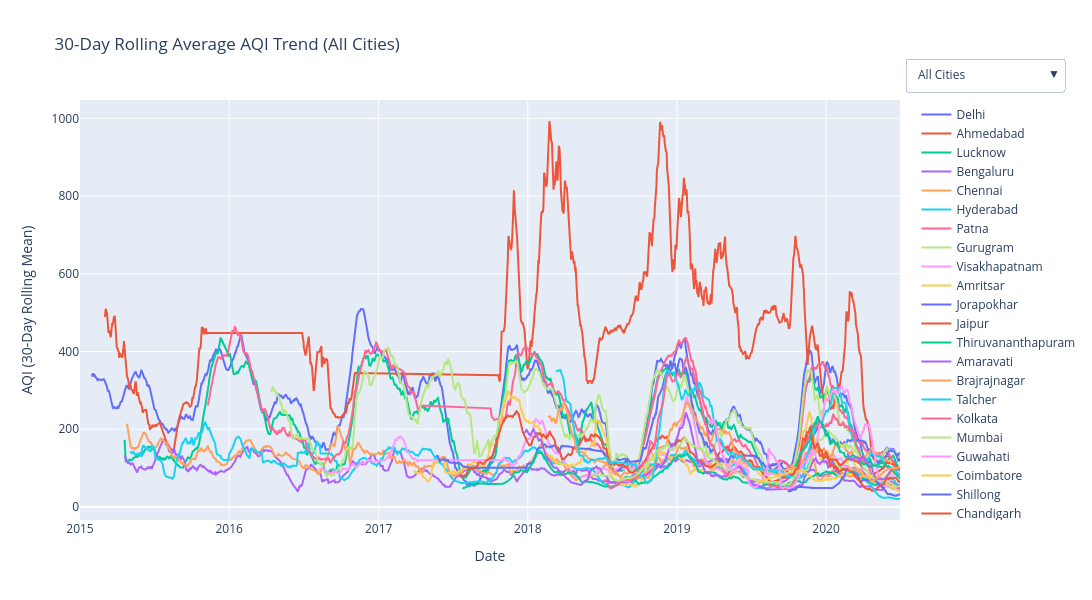

The notebook cell this image was saved under:
### Markdown cell above
## 30-Day Rolling Average AQI Trend (All Cities)
This visualisation smooths short-term fluctuations by calculating a 30-day rolling mean of AQI for each city. It highlights long-term patterns, seasonal variations, and persistent pollution trends. The interactive filter allows focusing on individual cities for clearer comparison.

### Code cell
df_sorted = df.sort_values("Date")
df_sorted["AQI_rolling"] = df_sorted.groupby("City")["AQI"].rolling(30).mean().reset_index(0, drop=True)

cities = df_sorted["City"].unique()

# ---- Build figure ----
fig = go.Figure()

# Add one rolling line per city
for city in cities:
    df_city = df_sorted[df_sorted["City"] == city]

    fig.add_trace(go.Scatter(
        x=df_city["Date"],
        y=df_city["AQI_rolling"],
        mode="lines",
        name=city,
        visible=True
    ))

buttons = []

buttons.append(dict(
    label="All Cities",
    method="update",
    args=[
        {"visible": [True] * len(cities)},
        {"title": "30-Day Rolling Average AQI Trend (All Cities)"}
    ]
))

for i, city in enumerate(cities):
    visible = [False] * len(cities)
    visible[i] = True

    buttons.append(dict(
        label=city,
        method="update",
        args=[
            {"visible": visible},
            {"title": f"30-Day Rolling Average AQI Trend — {city}"}
        ]
    ))

fig.update_layout(
    title="30-Day Rolling Average AQI Trend (All Cities)",
    xaxis_title="Date",
    yaxis_title="AQI (30-Day Rolling Mean)",
    hovermode="x unified",
    width=1100,
    height=600,
    updatemenus=[
        dict(
            buttons=buttons,
            x=1.20,
            y=1.10,
            showactive=True
        )
    ]
)

fig.show()

### Figure 1 — Plotly figure (JSON) as saved in the notebook; plotly's stock layout.template omitted (floating-point values rounded to 4 significant figures; data arrays with more than 128 entries replaced by an {"elided": "..."} marker saying what was removed)
{"data": [{"mode": "lines", "name": "Delhi", "type": "scatter", "visible": true, "x": {"elided": "1998 str values"}, "y": {"elided": "1998 float values"}}, {"mode": "lines", "name": "Ahmedabad", "type": "scatter", "visible": true, "x": {"elided": "1333 str values"}, "y": {"elided": "1333 float values"}}, {"mode": "lines", "name": "Lucknow", "type": "scatter", "visible": true, "x": {"elided": "1892 str values"}, "y": {"elided": "1892 float values"}}, {"mode": "lines", "name": "Bengaluru", "type": "scatter", "visible": true, "x": {"elided": "1909 str values"}, "y": {"elided": "1909 float values"}}, {"mode": "lines", "name": "Chennai", "type": "scatter", "visible": true, "x": {"elided": "1883 str values"}, "y": {"elided": "1883 float values"}}, {"mode": "lines", "name": "Hyderabad", "type": "scatter", "visible": true, "x": {"elided": "1879 str values"}, "y": {"elided": "1879 float values"}}, {"mode": "lines", "name": "Patna", "type": "scatter", "visible": true, "x": {"elided": "1458 str values"}, "y": {"elided": "1458 float values"}}, {"mode": "lines", "name": "Gurugram", "type": "scatter", "visible": true, "x": {"elided": "1452 str values"}, "y": {"elided": "1452 float values"}}, {"mode": "lines", "name": "Visakhapatnam", "type": "scatter", "visible": true, "x": {"elided": "1170 str values"}, "y": {"elided": "1170 float values"}}, {"mode": "lines", "name": "Amritsar", "type": "scatter", "visible": true, "x": {"elided": "1125 str values"}, "y": {"elided": "1125 float values"}}, {"mode": "lines", "name": "Jorapokhar", "type": "scatter", "visible": true, "x": {"elided": "770 str values"}, "y": {"elided": "770 float values"}}, {"mode": "lines", "name": "Jaipur", "type": "scatter", "visible": true, "x": {"elided": "1093 str values"}, "y": {"elided": "1093 float values"}}, {"mode": "lines", "name": "Thiruvananthapuram", "type": "scatter", "visible": true, "x": {"elided": "1051 str values"}, "y": {"elided": "1051 float values"}}, {"mode": "lines", "name": "Amaravati", "type": "scatter", "visible": true, "x": {"elided": "840 str values"}, "y": {"elided": "840 float values"}}, {"mode": "lines", "name": "Brajrajnagar", "type": "scatter", "visible": true, "x": {"elided": "712 str values"}, "y": {"elided": "712 float values"}}, {"mode": "lines", "name": "Talcher", "type": "scatter", "visible": true, "x": {"elided": "697 str values"}, "y": {"elided": "697 float values"}}, {"mode": "lines", "name": "Kolkata", "type": "scatter", "visible": true, "x": {"elided": "753 str values"}, "y": {"elided": "753 float values"}}, {"mode": "lines", "name": "Mumbai", "type": "scatter", "visible": true, "x": {"elided": "774 str values"}, "y": {"elided": "774 float values"}}, {"mode": "lines", "name": "Guwahati", "type": "scatter", "visible": true, "x": {"elided": "494 str values"}, "y": {"elided": "494 float values"}}, {"mode": "lines", "name": "Coimbatore", "type": "scatter", "visible": true, "x": {"elided": "343 str values"}, "y": {"elided": "343 float values"}}, {"mode": "lines", "name": "Shillong", "type": "scatter", "visible": true, "x": {"elided": "204 str values"}, "y": {"elided": "204 float values"}}, {"mode": "lines", "name": "Chandigarh", "type": "scatter", "visible": true, "x": {"elided": "298 str values"}, "y": {"elided": "298 float values"}}, {"mode": "lines", "name": "Bhopal", "type": "scatter", "visible": true, "x": {"elided": "277 str values"}, "y": {"elided": "277 float values"}}, {"mode": "lines", "name": "Kochi", "type": "scatter", "visible": true, "x": {"elided": "157 str values"}, "y": {"elided": "157 float values"}}, {"mode": "lines", "name": "Ernakulam", "type": "scatter", "visible": true, "x": {"elided": "152 str values"}, "y": {"elided": "152 float values"}}, {"mode": "lines", "name": "Aizawl", "type": "scatter", "visible": true, "x": ["2020-03-12T00:00:00", "2020-03-13T00:00:00", "2020-03-14T00:00:00", "2020-03-15T00:00:00", "2020-03-16T00:00:00", "2020-03-17T00:00:00", "2020-03-18T00:00:00", "2020-03-19T00:00:00", "2020-03-20T00:00:00", "2020-03-21T00:00:00", "2020-03-22T00:00:00", "2020-03-23T00:00:00", "2020-03-24T00:00:00", "2020-03-25T00:00:00", "2020-03-26T00:00:00", "2020-03-27T00:00:00", "2020-03-28T00:00:00", "2020-03-29T00:00:00", "2020-03-30T00:00:00", "2020-03-31T00:00:00", "2020-04-01T00:00:00", "2020-04-02T00:00:00", "2020-04-03T00:00:00", "2020-04-04T00:00:00", "2020-04-05T00:00:00", "2020-04-06T00:00:00", "2020-04-07T00:00:00", "2020-04-08T00:00:00", "2020-04-09T00:00:00", "2020-04-10T00:00:00", "2020-04-11T00:00:00", "2020-04-12T00:00:00", "2020-04-13T00:00:00", "2020-04-14T00:00:00", "2020-04-15T00:00:00", "2020-04-16T00:00:00", "2020-04-17T00:00:00", "2020-04-18T00:00:00", "2020-04-19T00:00:00", "2020-04-20T00:00:00", "2020-04-21T00:00:00", "2020-04-22T00:00:00", "2020-04-23T00:00:00", "2020-04-24T00:00:00", "2020-04-25T00:00:00", "2020-04-26T00:00:00", "2020-04-27T00:00:00", "2020-04-28T00:00:00", "2020-04-29T00:00:00", "2020-04-30T00:00:00", "2020-05-01T00:00:00", "2020-05-02T00:00:00", "2020-05-03T00:00:00", "2020-05-04T00:00:00", "2020-05-05T00:00:00", "2020-05-06T00:00:00", "2020-05-07T00:00:00", "2020-05-08T00:00:00", "2020-05-09T00:00:00", "2020-05-10T00:00:00", "2020-05-11T00:00:00", "2020-05-12T00:00:00", "2020-05-13T00:00:00", "2020-05-14T00:00:00", "2020-05-15T00:00:00", "2020-05-16T00:00:00", "2020-05-17T00:00:00", "2020-05-18T00:00:00", "2020-05-19T00:00:00", "2020-05-20T00:00:00", "2020-05-21T00:00:00", "2020-05-22T00:00:00", "2020-05-23T00:00:00", "2020-05-24T00:00:00", "2020-05-25T00:00:00", "2020-05-26T00:00:00", "2020-05-27T00:00:00", "2020-05-28T00:00:00", "2020-05-29T00:00:00", "2020-05-30T00:00:00", "2020-05-31T00:00:00", "2020-06-01T00:00:00", "2020-06-02T00:00:00", "2020-06-03T00:00:00", "2020-06-04T00:00:00", "2020-06-05T00:00:00", "2020-06-06T00:00:00", "2020-06-07T00:00:00", "2020-06-08T00:00:00", "2020-06-09T00:00:00", "2020-06-10T00:00:00", "2020-06-12T00:00:00", "2020-06-13T00:00:00", "2020-06-14T00:00:00", "2020-06-15T00:00:00", "2020-06-16T00:00:00", "2020-06-17T00:00:00", "2020-06-18T00:00:00", "2020-06-19T00:00:00", "2020-06-20T00:00:00", "2020-06-21T00:00:00", "2020-06-22T00:00:00", "2020-06-23T00:00:00", "2020-06-24T00:00:00", "2020-06-25T00:00:00", "2020-06-26T00:00:00", "2020-06-27T00:00:00", "2020-06-28T00:00:00", "2020-06-29T00:00:00", "2020-06-30T00:00:00"], "y": [null, null, null, null, null, null, null, null, null, null, null, null, null, null, null, null, null, null, null, null, null, null, null, null, null, null, null, null, null, 61.7, 61.8, 61.17, 60.5, 60.3, 61.03, 61.33, 60.73, 59.67, 58.17, 56.63, 55.03, 53.93, 52.37, 49.93, 47.6, 45.47, 43.73, 41.67, 40.3, 39.23, 37.83, 36.37, 35.2, 34.4, 33.57, 32.63, 31.27, 30.43, 29.27, 27.93, 27.27, 27.43, 27.57, 26.53, 25.03, 24.1, 23.67, 23.5, 23.77, 23.77, 23.67, 23.73, 23.83, 24.1, 24.13, 24.17, 24.23, 24.3, 24.33, 24.37, 24.33, 24.3, 24.33, 24.37, 24.37, 24.73, 24.73, 24.7, 24.73, 24.7, 24.17, 23.27, 22.37, 21.9, 21.5, 21.43, 21.43, 21.23, 20.83, 20.67, 20.63, 20.57, 20.5, 20.43, 20.87, 20.93, 20.87, 20.8, 20.8, 20.8]}], "layout": {"height": 600, "hovermode": "x unified", "title": {"text": "30-Day Rolling Average AQI Trend (All Cities)"}, "updatemenus": [{"buttons": [{"args": [{"visible": [true, true, true, true, true, true, true, true, true, true, true, true, true, true, true, true, true, true, true, true, true, true, true, true, true, true]}, {"title": "30-Day Rolling Average AQI Trend (All Cities)"}], "label": "All Cities", "method": "update"}, {"args": [{"visible": [true, false, false, false, false, false, false, false, false, false, false, false, false, false, false, false, false, false, false, false, false, false, false, false, false, false]}, {"title": "30-Day Rolling Average AQI Trend — Delhi"}], "label": "Delhi", "method": "update"}, {"args": [{"visible": [false, true, false, false, false, false, false, false, false, false, false, false, false, false, false, false, false, false, false, false, false, false, false, false, false, false]}, {"title": "30-Day Rolling Average AQI Trend — Ahmedabad"}], "label": "Ahmedabad", "method": "update"}, {"args": [{"visible": [false, false, true, false, false, false, false, false, false, false, false, false, false, false, false, false, false, false, false, false, false, false, false, false, false, false]}, {"title": "30-Day Rolling Average AQI Trend — Lucknow"}], "label": "Lucknow", "method": "update"}, {"args": [{"visible": [false, false, false, true, false, false, false, false, false, false, false, false, false, false, false, false, false, false, false, false, false, false, false, false, false, false]}, {"title": "30-Day Rolling Average AQI Trend — Bengaluru"}], "label": "Bengaluru", "method": "update"}, {"args": [{"visible": [false, false, false, false, true, false, false, false, false, false, false, false, false, false, false, false, false, false, false, false, false, false, false, false, false, false]}, {"title": "30-Day Rolling Average AQI Trend — Chennai"}], "label": "Chennai", "method": "update"}, {"args": [{"visible": [false, false, false, false, false, true, false, false, false, false, false, false, false, false, false, false, false, false, false, false, false, false, false, false, false, false]}, {"title": "30-Day Rolling Average AQI Trend — Hyderabad"}], "label": "Hyderabad", "method": "update"}, {"args": [{"visible": [false, false, false, false, false, false, true, false, false, false, false, false, false, false, false, false, false, false, false, false, false, false, false, false, false, false]}, {"title": "30-Day Rolling Average AQI Trend — Patna"}], "label": "Patna", "method": "update"}, {"args": [{"visible": [false, false, false, false, false, false, false, true, false, false, false, false, false, false, false, false, false, false, false, false, false, false, false, false, false, false]}, {"title": "30-Day Rolling Average AQI Trend — Gurugram"}], "label": "Gurugram", "method": "update"}, {"args": [{"visible": [false, false, false, false, false, false, false, false, true, false, false, false, false, false, false, false, false, false, false, false, false, false, false, false, false, false]}, {"title": "30-Day Rolling Average AQI Trend — Visakhapatnam"}], "label": "Visakhapatnam", "method": "update"}, {"args": [{"visible": [false, false, false, false, false, false, false, false, false, true, false, false, false, false, false, false, false, false, false, false, false, false, false, false, false, false]}, {"title": "30-Day Rolling Average AQI Trend — Amritsar"}], "label": "Amritsar", "method": "update"}, {"args": [{"visible": [false, false, false, false, false, false, false, false, false, false, true, false, false, false, false, false, false, false, false, false, false, false, false, false, false, false]}, {"title": "30-Day Rolling Average AQI Trend — Jorapokhar"}], "label": "Jorapokhar", "method": "update"}, {"args": [{"visible": [false, false, false, false, false, false, false, false, false, false, false, true, false, false, false, false, false, false, false, false, false, false, false, false, false, false]}, {"title": "30-Day Rolling Average AQI Trend — Jaipur"}], "label": "Jaipur", "method": "update"}, {"args": [{"visible": [false, false, false, false, false, false, false, false, false, false, false, false, true, false, false, false, false, false, false, false, false, false, false, false, false, false]}, {"title": "30-Day Rolling Average AQI Trend — Thiruvananthapuram"}], "label": "Thiruvananthapuram", "method": "update"}, {"args": [{"visible": [false, false, false, false, false, false, false, false, false, false, false, false, false, true, false, false, false, false, false, false, false, false, false, false, false, false]}, {"title": "30-Day Rolling Average AQI Trend — Amaravati"}], "label": "Amaravati", "method": "update"}, {"args": [{"visible": [false, false, false, false, false, false, false, false, false, false, false, false, false, false, true, false, false, false, false, false, false, false, false, false, false, false]}, {"title": "30-Day Rolling Average AQI Trend — Brajrajnagar"}], "label": "Brajrajnagar", "method": "update"}, {"args": [{"visible": [false, false, false, false, false, false, false, false, false, false, false, false, false, false, false, true, false, false, false, false, false, false, false, false, false, false]}, {"title": "30-Day Rolling Average AQI Trend — Talcher"}], "label": "Talcher", "method": "update"}, {"args": [{"visible": [false, false, false, false, false, false, false, false, false, false, false, false, false, false, false, false, true, false, false, false, false, false, false, false, false, false]}, {"title": "30-Day Rolling Average AQI Trend — Kolkata"}], "label": "Kolkata", "method": "update"}, {"args": [{"visible": [false, false, false, false, false, false, false, false, false, false, false, false, false, false, false, false, false, true, false, false, false, false, false, false, false, false]}, {"title": "30-Day Rolling Average AQI Trend — Mumbai"}], "label": "Mumbai", "method": "update"}, {"args": [{"visible": [false, false, false, false, false, false, false, false, false, false, false, false, false, false, false, false, false, false, true, false, false, false, false, false, false, false]}, {"title": "30-Day Rolling Average AQI Trend — Guwahati"}], "label": "Guwahati", "method": "update"}, {"args": [{"visible": [false, false, false, false, false, false, false, false, false, false, false, false, false, false, false, false, false, false, false, true, false, false, false, false, false, false]}, {"title": "30-Day Rolling Average AQI Trend — Coimbatore"}], "label": "Coimbatore", "method": "update"}, {"args": [{"visible": [false, false, false, false, false, false, false, false, false, false, false, false, false, false, false, false, false, false, false, false, true, false, false, false, false, false]}, {"title": "30-Day Rolling Average AQI Trend — Shillong"}], "label": "Shillong", "method": "update"}, {"args": [{"visible": [false, false, false, false, false, false, false, false, false, false, false, false, false, false, false, false, false, false, false, false, false, true, false, false, false, false]}, {"title": "30-Day Rolling Average AQI Trend — Chandigarh"}], "label": "Chandigarh", "method": "update"}, {"args": [{"visible": [false, false, false, false, false, false, false, false, false, false, false, false, false, false, false, false, false, false, false, false, false, false, true, false, false, false]}, {"title": "30-Day Rolling Average AQI Trend — Bhopal"}], "label": "Bhopal", "method": "update"}, {"args": [{"visible": [false, false, false, false, false, false, false, false, false, false, false, false, false, false, false, false, false, false, false, false, false, false, false, true, false, false]}, {"title": "30-Day Rolling Average AQI Trend — Kochi"}], "label": "Kochi", "method": "update"}, {"args": [{"visible": [false, false, false, false, false, false, false, false, false, false, false, false, false, false, false, false, false, false, false, false, false, false, false, false, true, false]}, {"title": "30-Day Rolling Average AQI Trend — Ernakulam"}], "label": "Ernakulam", "method": "update"}, {"args": [{"visible": [false, false, false, false, false, false, false, false, false, false, false, false, false, false, false, false, false, false, false, false, false, false, false, false, false, true]}, {"title": "30-Day Rolling Average AQI Trend — Aizawl"}], "label": "Aizawl", "method": "update"}], "showactive": true, "x": 1.2, "y": 1.1}], "width": 1100, "xaxis": {"title": {"text": "Date"}}, "yaxis": {"title": {"text": "AQI (30-Day Rolling Mean)"}}}}
